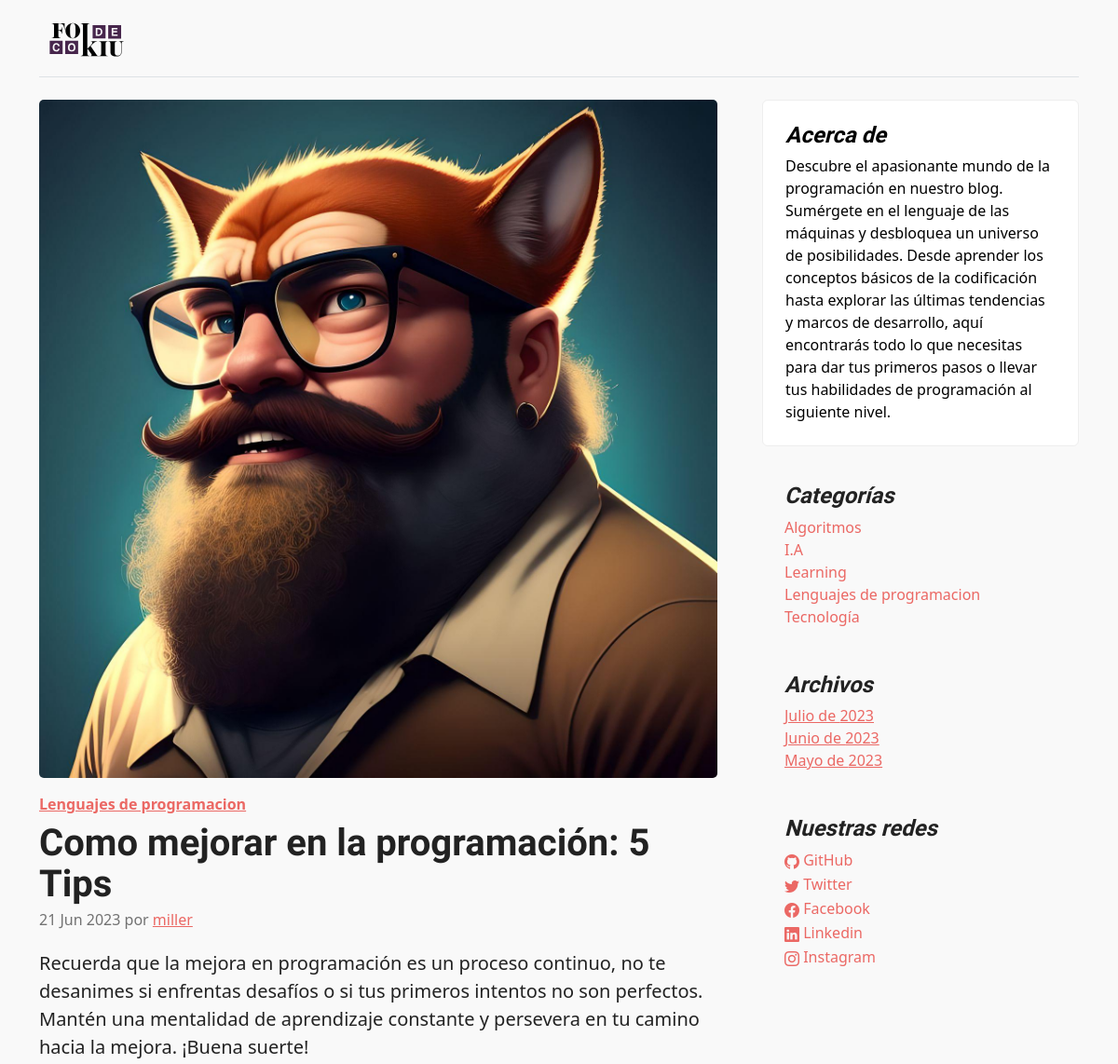
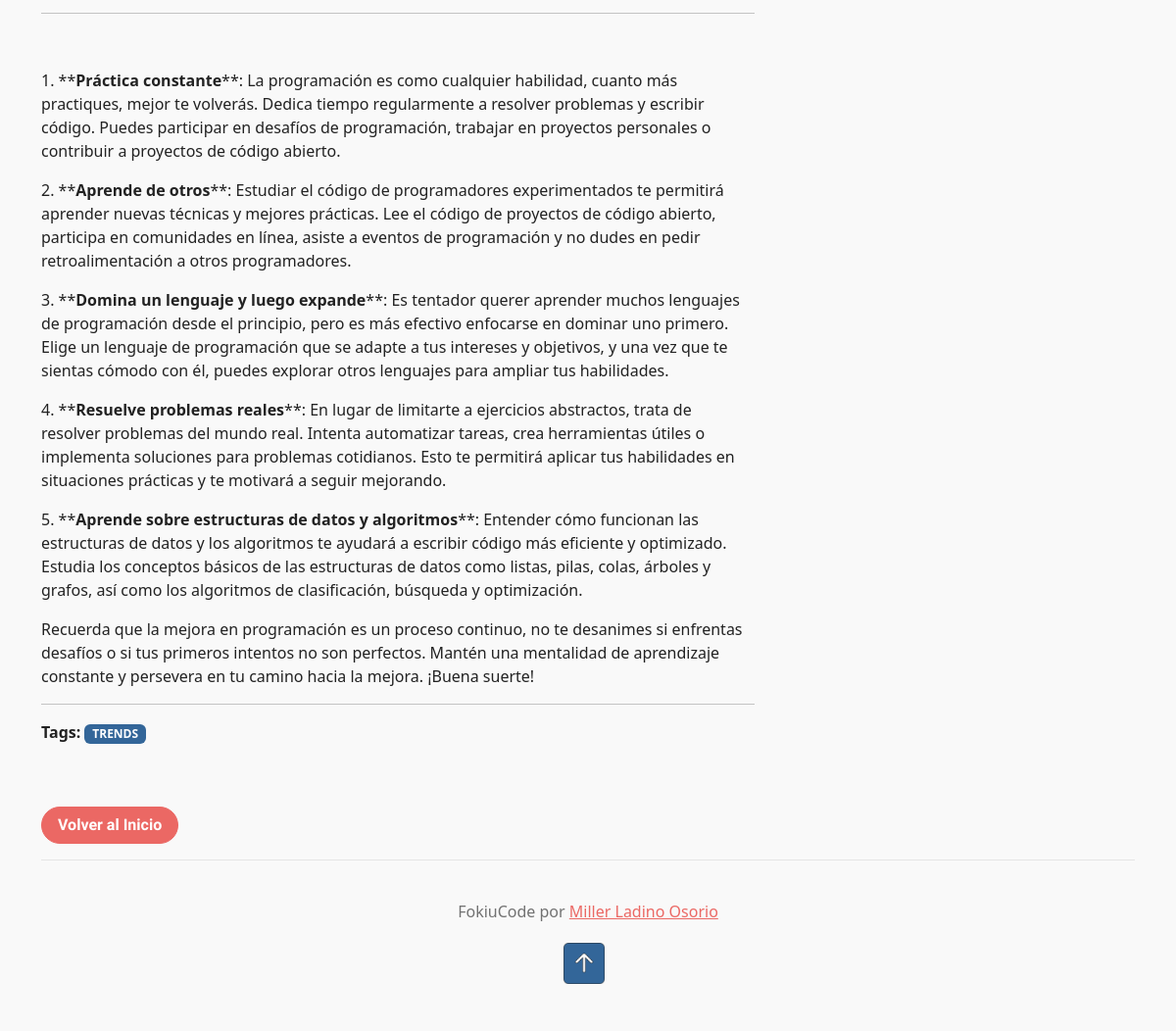
Screenshot of /post/2 with the database file from the repository (2 pictures, top to bottom).
### core/models.py (models this page shows, shortened)
class Post(models.Model):
    title = models.CharField(max_length=200, verbose_name='Titulo')
    excerpt = models.TextField(verbose_name='extracto')
    content = RichTextField(verbose_name='Contenido')
    image = models.ImageField(upload_to='post', verbose_name='Imagen', null=True, blank=True)
    published = models.BooleanField(default=False, verbose_name='Publicado')
    category = models.ForeignKey(Category, on_delete=models.CASCADE, related_name='get_posts',verbose_name='Categoria')
    author = models.ForeignKey(User, on_delete=models.CASCADE, related_name='get_posts', verbose_name='Autor')
    tags = models.ManyToManyField(Tag, verbose_name='Etiquetas')
    created = models.DateTimeField(auto_now_add=True, verbose_name='Fecha de creacion')
    updated = models.DateTimeField(auto_now=True, verbose_name='Fecha de modificacion')
    class Meta:
        verbose_name='Publicacion'
        verbose_name_plural = 'Publicaciones'
        ordering =['-created']

class Category(models.Model):
    name = models.CharField(max_length=200, unique=True, verbose_name='Nombre')
    active = models.BooleanField(default=True, verbose_name='Activo')
    created = models.DateTimeField(auto_now_add=True, verbose_name='Fecha de creacion')
    updated = models.DateTimeField(auto_now=True, verbose_name='Fecha de modificacion')
    class Meta:
        verbose_name='Categoria'
        verbose_name_plural = 'Categorias'
        ordering =['name']
    def __str__(self):
        return self.name

class Tag(models.Model):
    name = models.CharField(max_length=200, unique=True, verbose_name='Nombre')
    active = models.BooleanField(default=True, verbose_name='Activo')
    created = models.DateTimeField(auto_now_add=True, verbose_name='Fecha de creacion')
    updated = models.DateTimeField(auto_now=True, verbose_name='Fecha de modificacion')
    class Meta:
        verbose_name='Etiqueta'
        verbose_name_plural = 'Etiquetas'
        ordering =['name']

class About(models.Model):
    description = models.CharField(max_length=400, verbose_name='Descripcion')
    created = models.DateTimeField(auto_now_add=True, verbose_name='Fecha de creacion')
    updated = models.DateTimeField(auto_now=True, verbose_name='Fecha de modificacion')
    class Meta:
        verbose_name = 'Acerca de'
        verbose_name_plural = 'Acerca de Nosotros'
        ordering = ['-created']
    def __str__(self):
        return self.description

class Link(models.Model):
    key = models.CharField(max_length=100, verbose_name='Key Link')
    name = models.CharField(max_length=150, verbose_name="Red Social")
    url = models.URLField(max_length=350, blank=True, null=True, verbose_name='Enlace')
    icon = models.CharField(max_length=100, verbose_name='Icono', blank=True, null=True)
    created = models.DateTimeField(auto_now_add=True, verbose_name='Fecha de creacion')
    updated = models.DateTimeField(auto_now=True, verbose_name='Fecha de modificacion')
    class Meta:
        verbose_name = 'Red Social'
        verbose_name_plural = 'Redes Sociales'
        ordering = ['name']

### core/views.py (the view)
# urls.py: path('post/<int:post_id>', post, name='post'),
def post(request, post_id):
    try:
        post =  get_object_or_404(Post,id=post_id )
        return render(request, 'core/detail.html', {'post':post})
    except:
        return render(request,'core/404.html')

### core/processors.py (called while the page is built)
def ctx_dic_about(request):
    ctx_about ={}
    ctx_about['ABOUT'] = About.objects.latest('created')
    return ctx_about

def ctx_dic_category(request):
    ctx_category = {}
    ctx_category['categories'] = Category.objects.filter(active=True)
    return ctx_category

def ctx_dic_history(request):
    ctx_history = {}
    ctx_history['dates'] = Post.objects.dates('created','month', order='DESC').distinct()
    return ctx_history

def ctx_dic_link(request):
    ctx_link ={}
    links = Link.objects.all()
    for link in links:
        ctx_link[link.key] = {'url': link.url, 'icon': link.icon}
    return ctx_link

### core/templates/core/detail.html
{% extends 'core/base.html' %}
{% load static %}
{% block content %}
<article class="blog-post">
    <div class="col-auto d-none d-lg-block">
        <img style="border-radius: 5px;" src={{ post.image.url }} class="img-fluid" alt={{ post.title }}>
    </div>
    <strong class="d-inline-block mb-2 mt-3 text-primary"><a href={% url 'category' post.category.id %}>{{ post.category }}</a></strong>
    <h2 class="blog-post-title mb-1">{{ post.title }}</h2>
    <p class="blog-post-meta">{{ post.created|date:'d M Y' }} por <a href={% url 'author' post.author.id %}>{{ post.author }}</a></p>
    <p class="lead my-3">{{ post.excerpt }}</p>
    <hr>
    <p>{{ post.content|safe }}</p>
    <hr>
    <strong>Tags:</strong>
    {% for tag in post.tags.all %}
        <span class="badge text-bg-info">{{ tag.name|upper }}</span>
    {% endfor %}
</article>
<div class="my-3">
    <a class="btn btn-primary rounded-pill" href={% url 'home' %}>Volver al Inicio</a>
</div>
</div>
{% endblock %}

### core/templates/core/base.html (shortened to what this page needs)
<!doctype html>
<html lang="en">
<head>
    {% load static %}
    <link href={% static 'core/css/bootstrap.min.css' %} rel="stylesheet">
    <link rel="stylesheet" href="https://cdn.jsdelivr.net/npm/bootstrap-icons@1.10.5/font/bootstrap-icons.css">
    <link href={% static 'core/css/blog.css' %} rel="stylesheet">
</head>
<body style="background-color: #F9F9F9;">
  <div class="container">
    <header class="d-flex flex-wrap justify-content-center py-3 mb-4 border-bottom">
      <a href={% url 'home' %} class="d-flex align-items-center mb-3 mb-md-0 me-md-auto text-dark text-decoration-none">
        <img id="top" class="bi me-2" width="100" height="50" src={% static 'core/img/FOKIUcode-Morado.svg' %}>
      </a>
    </header>
    <main class="mt-2">
      <section class="row g-5">
        <div class="col-md-8">
          {% block content %}{% endblock %}
        <aside class="col-md-4">
          <div class="position-sticky" style="top: 2rem;">
            <div class="p-4 mb-3 bg-light rounded">
              <h4 class="fst-italic">Acerca de</h4>
              <p class="mb-0">{{ ABOUT }}</p>
            </div>
            <div class="p-4">
              <h4 class="fst-italic">Categorías</h4>
              <ol class="list-unstyled mb-0">
                {% for item in categories %}
                  <li><a style="text-decoration: none;" href={% url 'category' item.id %}>{{item.name}}</a></li>
                {% endfor %}
              </ol>
            </div>
            <div class="p-4">
              <h4 class="fst-italic">Archivos</h4>
              <ol class="list-unstyled mb-0">
                {% for item in dates %}
                <li>
                  {% if item.month == 5 %}<a href={% url 'dates' item.month item.year %}>Mayo de  {{ item.year }}</a>{% endif %}
                  {% if item.month == 6 %}<a href={% url 'dates' item.month item.year %}>Junio de  {{ item.year }}</a>{% endif %}
                  {% if item.month == 7 %}<a href={% url 'dates' item.month item.year %}>Julio de  {{ item.year }}</a>{% endif %}
                </li>
                {% endfor %}
              </ol>
            </div>
            <div class="p-4">
              <h4 class="fst-italic">Nuestras redes</h4>
              <ol class="list-unstyled">
                {% if KEY_GITHUB.url %}
                  <li><a style="text-decoration: none;" href={{ KEY_GITHUB.url }} target="_blank"><i class="{{ KEY_GITHUB.icon }}"></i> GitHub</a></li>
                {% endif %}
                {% if KEY_TWITTER.url %}
                  <li><a style="text-decoration: none;" href={{ KEY_TWITTER.url }} target="_blank"><i class="{{ KEY_TWITTER.icon }}"></i> Twitter</a></li>
                {% endif %}
                {% if KEY_FACEBOOK.url %}
                  <li><a style="text-decoration: none;" href={{ KEY_FACEBOOK.url }} target="_blank"><i class="{{ KEY_FACEBOOK.icon }}"></i> Facebook</a></li>
                {% endif %}
                {% if KEY_LINKEDIN.url %}
                <li><a style="text-decoration: none;" href={{ KEY_LINKEDIN.url }} target="_blank"><i class="{{ KEY_LINKEDIN.icon }}"></i> Linkedin</a></li>
                {% endif %}
              {% if KEY_INSTAGRAM.url %}
              <li><a style="text-decoration: none;" href={{ KEY_INSTAGRAM.url }} target="_blank"><i class="{{ KEY_INSTAGRAM.icon }}"></i> Instagram</a></li>
              {% endif %}
              </ol>
            </div>
          </div>
        </aside>
      </section>
    </main>
    <footer class="blog-footer">
      <p>
        FokiuCode por <a href="https://github.com/millertsu1" target="_blank">Miller Ladino Osorio</a></p>
      <p>
        <a href="#top"><img id="top" class="bi me-2" width="50" height="50" src={% static 'core/img/arrow-up.png' %}/></a>
      </p>
    </footer>
  </div>
</body>
</html>

### core/static/core/css/blog.css (style rules this page uses)
.blog-post { margin-bottom: 4rem; }
.blog-post-title { font-size: 2.5rem; }
.blog-post-meta { margin-bottom: 1.25rem; color: #727272; }
.blog-footer { padding: 2.5rem 0; color: #727272; text-align: center; background-color: #f9f9f9; border-top: 0.05rem solid #e5e5e5; }
.blog-footer p:last-child { margin-bottom: 0; }
.bi { vertical-align: -0.125em; fill: currentColor; }

### rows the page displays
Post: image (picture), category "Lenguajes de programacion", title "Como mejorar en la programación: 5 Tips", created "21 Jun 2023", author "miller", excerpt "Recuerda que la mejora en programación es un proceso continuo, no te desanimes si enfrentas desafíos o si tus primeros intentos no son perfectos. Mantén una mentalidad de aprendizaje constante y persevera en tu camino hacia la mejora. ¡Buena suerte!", content "1. ** Práctica constante **: La programación es como cualquier habilidad, cuanto más practiques, mejor te volverás. Dedica tiempo regularmente a resolver problemas y escribir código. Puedes participar en desafíos de programación, trabajar en proyectos personales o contribuir a proyectos de código abierto. 2. ** Aprende de otros **: Estudiar el código de programadores experimentados te permitirá aprender nuevas técnicas y mejores prácticas. Lee el código de proyectos de código abierto, participa en comunidades en línea, asiste a eventos de programación y no dudes en pedir retroalimentación a otros programadores. 3. ** Domina un lenguaje y luego expande **: Es tentador querer aprender muchos…"
Tag: name "TRENDS"
About: description "Descubre el apasionante mundo de la programación en nuestro blog. Sumérgete en el lenguaje de las máquinas y desbloquea un universo de posibilidades. Desde aprender los conceptos básicos de la codificación hasta explorar las últimas tendencias y marcos de desarrollo, aquí encontrarás todo lo que necesitas para dar tus primeros pasos o llevar tus habilidades de programación al siguiente nivel."
Category: name "Algoritmos"
Category: name "I.A"
Category: name "Learning"
Category: name "Lenguajes de programacion"
Category: name "Tecnología"

### other values shown
{{ item.year }} "2023"
